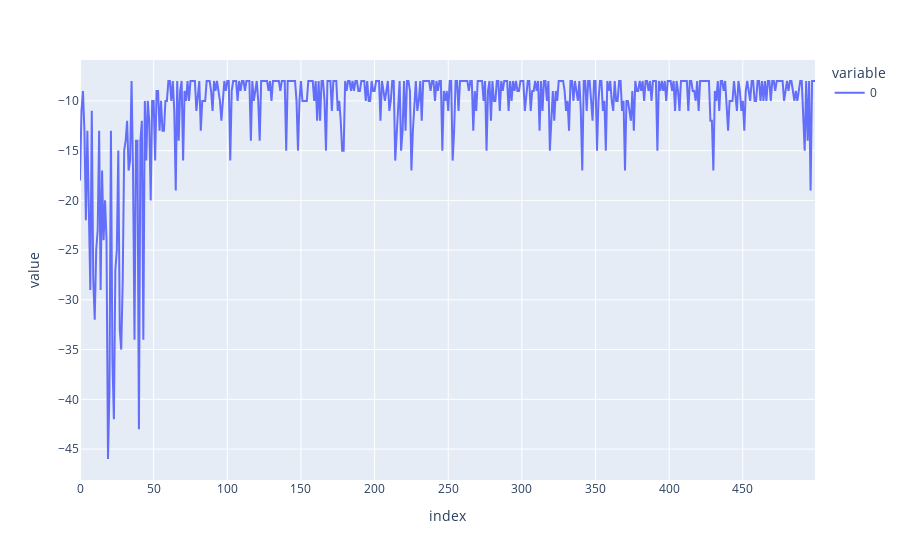
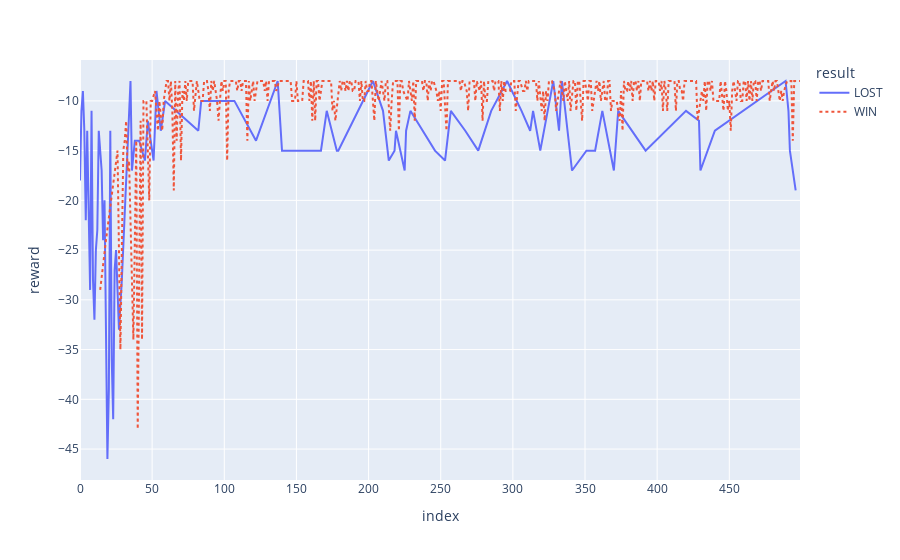

Notebook code for these charts, in order:
### Code cell
ag = Agent()
episodes = 500
ag.Q_Learning(episodes)
ag.plot(episodes)
ag.showValues()

### Figure 1 — Plotly figure (JSON) as saved in the notebook; plotly's stock layout.template omitted (floating-point values rounded to 4 significant figures; data arrays with more than 128 entries replaced by an {"elided": "..."} marker saying what was removed)
{"data": [{"hovertemplate": "variable=0<br>index=%{x}<br>value=%{y}<extra></extra>", "legendgroup": "0", "line": {"color": "#636efa", "dash": "solid"}, "marker": {"symbol": "circle"}, "mode": "lines", "name": "0", "orientation": "v", "showlegend": true, "type": "scatter", "x": {"elided": "500 int values"}, "xaxis": "x", "y": {"elided": "500 int values"}, "yaxis": "y"}], "layout": {"legend": {"title": {"text": "variable"}, "tracegroupgap": 0}, "margin": {"t": 60}, "xaxis": {"anchor": "y", "domain": [0, 1], "title": {"text": "index"}}, "yaxis": {"anchor": "x", "domain": [0, 1], "title": {"text": "value"}}}}

### Figure 2 — Plotly figure (JSON) as saved in the notebook; plotly's stock layout.template omitted (floating-point values rounded to 4 significant figures; data arrays with more than 128 entries replaced by an {"elided": "..."} marker saying what was removed)
{"data": [{"hovertemplate": "result=LOST<br>index=%{x}<br>reward=%{y}<extra></extra>", "legendgroup": "LOST", "line": {"color": "#636efa", "dash": "solid"}, "marker": {"symbol": "circle"}, "mode": "lines", "name": "LOST", "orientation": "v", "showlegend": true, "type": "scatter", "x": [0, 1, 2, 3, 4, 5, 6, 7, 8, 9, 10, 11, 12, 13, 15, 16, 17, 19, 20, 21, 22, 23, 24, 25, 27, 29, 35, 36, 38, 41, 45, 47, 51, 53, 56, 59, 82, 84, 107, 122, 137, 140, 148, 167, 171, 178, 179, 203, 210, 214, 218, 219, 225, 226, 229, 246, 253, 257, 267, 276, 285, 296, 306, 312, 314, 319, 328, 332, 334, 341, 351, 357, 362, 370, 373, 392, 420, 429, 430, 440, 489, 491, 492, 496], "xaxis": "x", "y": [-18, -11, -9, -13, -22, -13, -21, -29, -11, -28, -32, -25, -23, -13, -17, -24, -20, -46, -39, -13, -36, -42, -27, -25, -33, -28, -8, -17, -14, -14, -16, -12, -16, -9, -13, -10, -13, -10, -10, -14, -8, -15, -15, -15, -11, -15, -15, -8, -11, -16, -15, -13, -17, -13, -11, -15, -16, -11, -13, -15, -11, -8, -11, -13, -11, -15, -8, -13, -8, -17, -15, -15, -11, -17, -11, -15, -11, -12, -17, -13, -8, -11, -15, -19], "yaxis": "y"}, {"hovertemplate": "result=WIN<br>index=%{x}<br>reward=%{y}<extra></extra>", "legendgroup": "WIN", "line": {"color": "#EF553B", "dash": "dot"}, "marker": {"symbol": "circle"}, "mode": "lines", "name": "WIN", "orientation": "v", "showlegend": true, "type": "scatter", "x": {"elided": "416 int values"}, "xaxis": "x", "y": {"elided": "416 int values"}, "yaxis": "y"}], "layout": {"legend": {"title": {"text": "result"}, "tracegroupgap": 0}, "margin": {"t": 60}, "xaxis": {"anchor": "y", "domain": [0, 1], "title": {"text": "index"}}, "yaxis": {"anchor": "x", "domain": [0, 1], "title": {"text": "reward"}}}}
